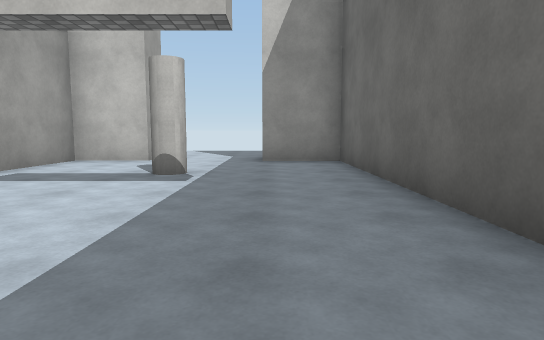
[1] (above)

18 first-person views from a walk through a scene from a Unity 3-D project. The camera is 1.2 m above the floor, tilts 6° down and sees 75° across. The floor is counted in squares, 2 m on a side. Each view is taken from the middle of a square. On the plan, view 1 faces up. The plan holds only what a view shows up to about 10 squares ahead; the rest is blank. The place goes on beyond the plan. The player is left out. Surface patterns are stand-ins for the level's own textures.

[2]
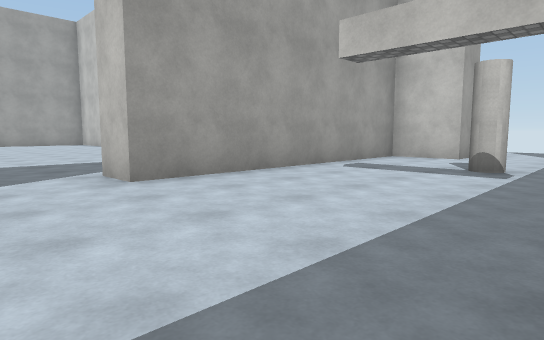

[3]
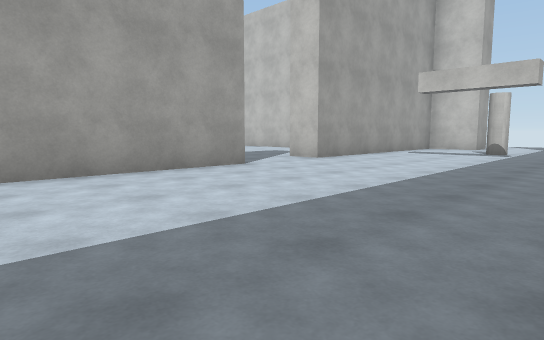

[4]
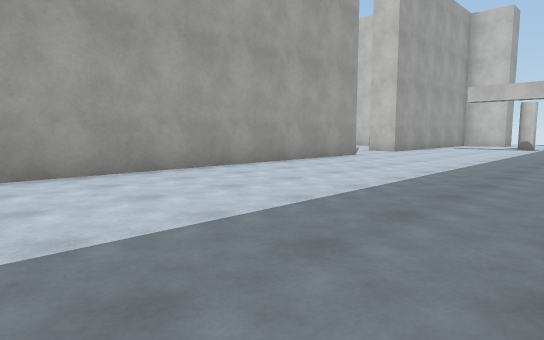

[5]
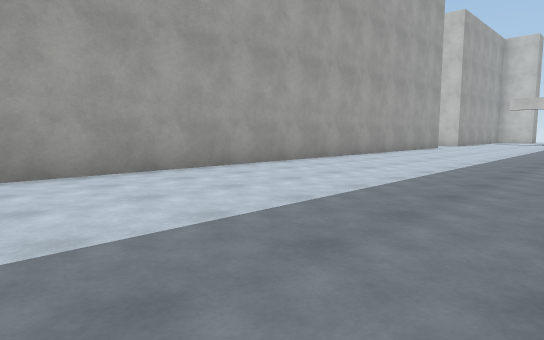

[6]
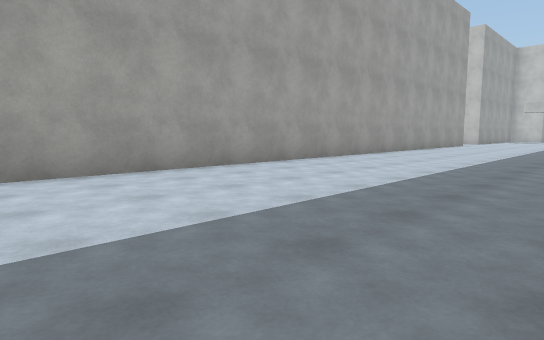

[7]
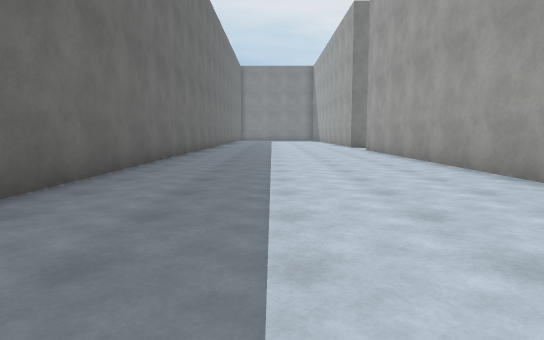

[8]
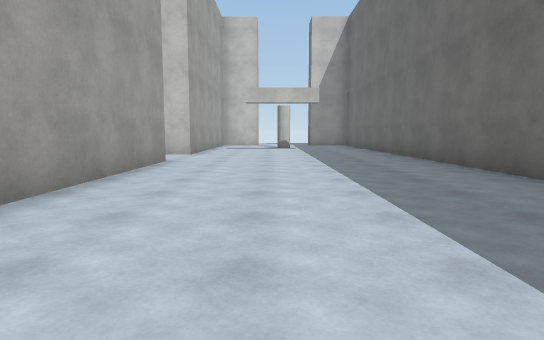

[9]
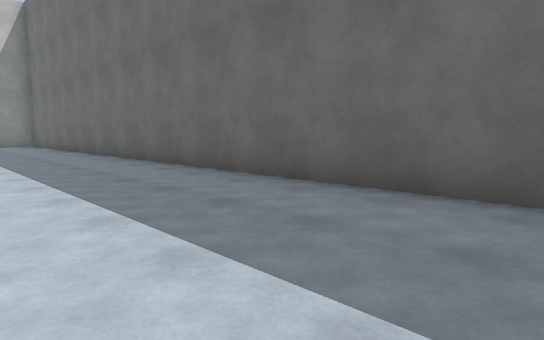

[10]
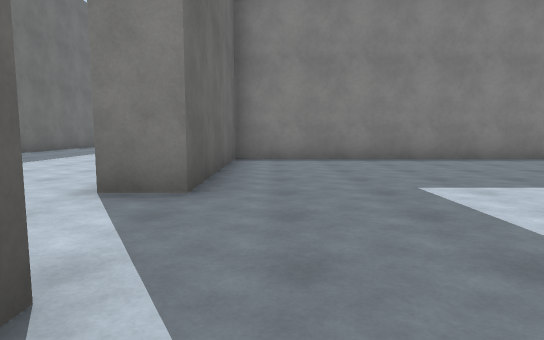

[11]
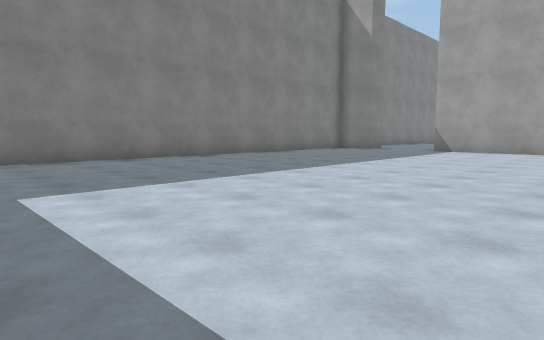

[12]
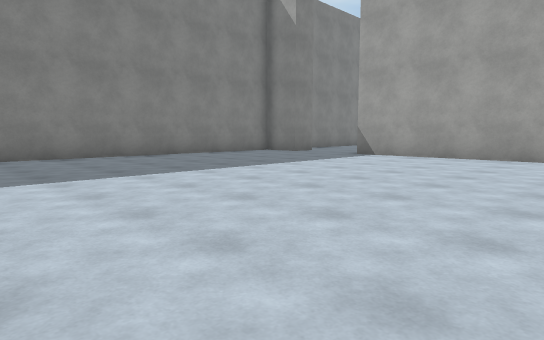

[13]
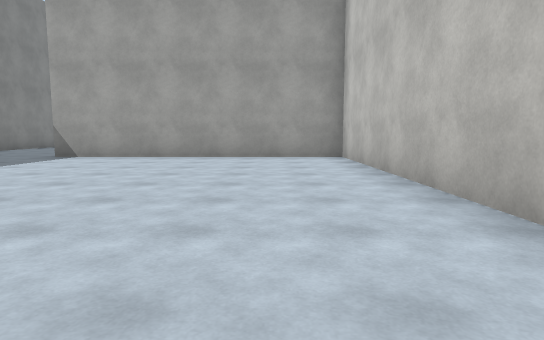

[14]
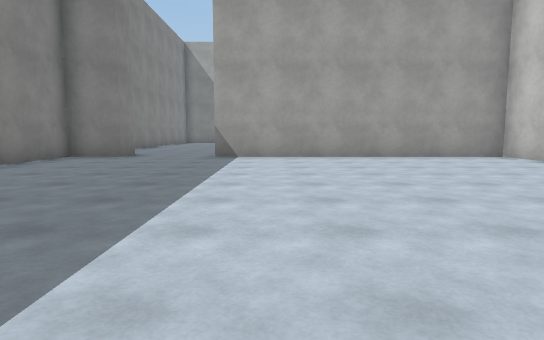

[15]
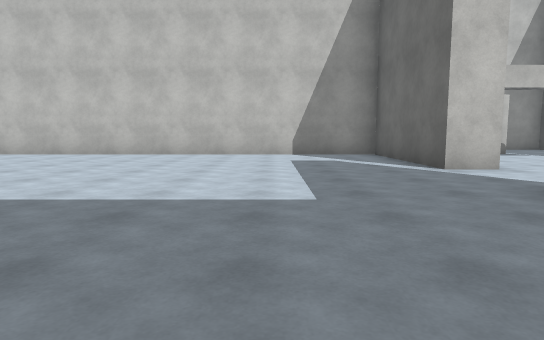

[16]
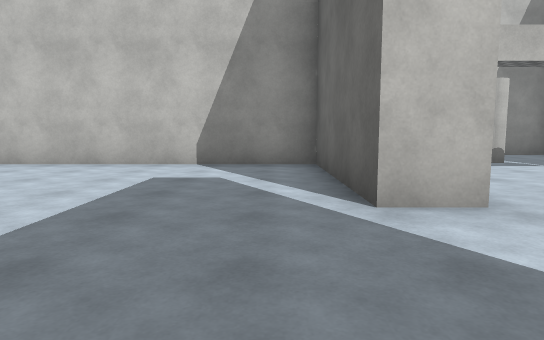

[17]
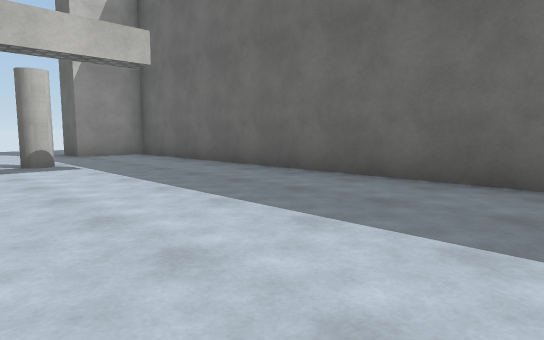

[18]
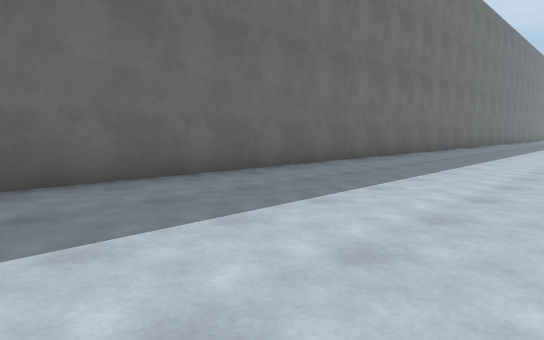

### Floor plan
Points are (right, up) in squares from view 1. A wall is a line through its corners. A room is listed if a view was taken in it or the views show most of it. See-through windows are left out.
Room 1 (views 1, 2, 3, 4, 5, 6, 7, 8, 9, 17, 18)
walls: (-5.2, -1.5) (-4.3, -1.5) (-4.3, -19.1); (1.5, -19) (1.5, 7.6) (-0.2, 7.6); (-2.7, 7.6) (-4.3, 7.6) (-4.3, 0.8) (-5.2, 0.8)
ways out: opening at (-5, -0.5) to room 2; opening at (-1.5, 8)
objects: cylinder (-2, 5)
Room 2 (views 10, 11, 12, 13, 14, 15, 16)
walls: (-5.2, 0.8) (-5.2, 4.8) (-18.8, 4.8) (-18.8, -2.5); (-19.8, -4.8) (-18.8, -4.8) (-18.8, -6.1) (-5.2, -6.1) (-5.2, -1.5)
ways out: opening at (-5, -0.5) to room 1; opening at (-19, -3.5)

Where each view was taken, in squares from view 1:
view 1: 0 up, 0 right, facing up
view 2: 1 down, 0 right, facing up-left
view 3: 6 down, 1 right, facing up-left
view 4: 10 down, 1 right, facing up-left
view 5: 16 down, 1 right, facing up-left
view 6: 19 down, 1 right, facing up-left
view 7: 9 down, 1 left, facing down
view 8: 9 down, 2 left, facing up
view 9: 10 down, 2 left, facing up-right
view 10: 2 up, 6 left, facing down
view 11: 2 up, 7 left, facing down-left
view 12: 3 up, 10 left, facing down-left
view 13: 3 up, 10 left, facing left
view 14: 1 down, 10 left, facing left
view 15: 5 down, 8 left, facing up
view 16: 2 down, 6 left, facing up
view 17: 2 down, 3 left, facing up-right
view 18: 3 down, 3 left, facing down-right
